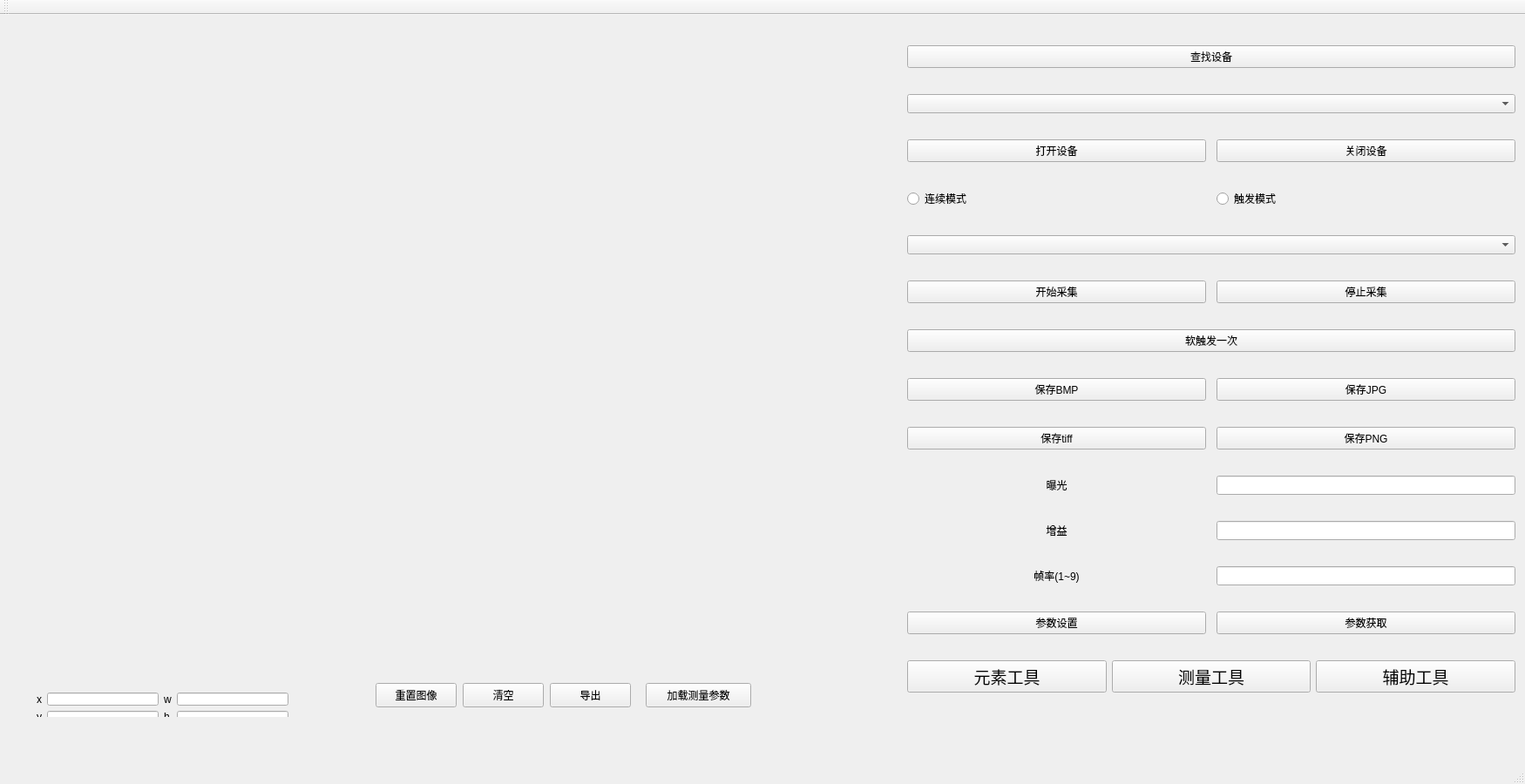
<?xml version="1.0" encoding="UTF-8"?>
<ui version="4.0">
 <class>QtWidgetsApplication1Class</class>
 <widget class="QMainWindow" name="QtWidgetsApplication1Class">
  <property name="geometry">
   <rect>
    <x>0</x>
    <y>0</y>
    <width>1750</width>
    <height>900</height>
   </rect>
  </property>
  <property name="windowTitle">
   <string>Machine Vision</string>
  </property>
  <property name="windowIcon">
   <iconset resource="QtWidgetsApplication1.qrc">
    <normaloff>:/QtWidgetsApplication1/res/8114/r9.ico</normaloff>:/QtWidgetsApplication1/res/8114/r9.ico</iconset>
  </property>
  <widget class="QWidget" name="centralWidget">
   <layout class="QGridLayout" name="gridLayout_2">
    <item row="1" column="0">
     <layout class="QGridLayout" name="photo_layout">
      <item row="0" column="0">
       <widget class="QLabel" name="Show_label">
        <property name="enabled">
         <bool>true</bool>
        </property>
        <property name="minimumSize">
         <size>
          <width>1024</width>
          <height>750</height>
         </size>
        </property>
        <property name="maximumSize">
         <size>
          <width>1024</width>
          <height>750</height>
         </size>
        </property>
        <property name="text">
         <string/>
        </property>
       </widget>
      </item>
     </layout>
    </item>
    <item row="2" column="0">
     <widget class="QWidget" name="Rect_info_widget" native="true">
      <widget class="QWidget" name="layoutWidget">
       <property name="geometry">
        <rect>
         <x>20</x>
         <y>0</y>
         <width>311</width>
         <height>57</height>
        </rect>
       </property>
       <layout class="QGridLayout" name="Rect_info">
        <item row="0" column="0">
         <widget class="QLabel" name="Rect_x">
          <property name="text">
           <string>x</string>
          </property>
         </widget>
        </item>
        <item row="0" column="1">
         <widget class="QLineEdit" name="lineEdit_start_x">
          <property name="sizePolicy">
           <sizepolicy hsizetype="Expanding" vsizetype="Fixed">
            <horstretch>0</horstretch>
            <verstretch>0</verstretch>
           </sizepolicy>
          </property>
         </widget>
        </item>
        <item row="0" column="2">
         <widget class="QLabel" name="Rect_w">
          <property name="text">
           <string>w</string>
          </property>
         </widget>
        </item>
        <item row="0" column="3">
         <widget class="QLineEdit" name="lineEdit_size_w"/>
        </item>
        <item row="1" column="0">
         <widget class="QLabel" name="Rect_y">
          <property name="text">
           <string>y</string>
          </property>
         </widget>
        </item>
        <item row="1" column="1">
         <widget class="QLineEdit" name="lineEdit_start_y"/>
        </item>
        <item row="1" column="2">
         <widget class="QLabel" name="Rect_h">
          <property name="text">
           <string>h</string>
          </property>
         </widget>
        </item>
        <item row="1" column="3">
         <widget class="QLineEdit" name="lineEdit_size_h"/>
        </item>
       </layout>
      </widget>
      <widget class="QPushButton" name="Preset_Btn">
       <property name="geometry">
        <rect>
         <x>420</x>
         <y>0</y>
         <width>93</width>
         <height>28</height>
        </rect>
       </property>
       <property name="text">
        <string>重置图像</string>
       </property>
      </widget>
      <widget class="QPushButton" name="clear_Btn">
       <property name="geometry">
        <rect>
         <x>520</x>
         <y>0</y>
         <width>93</width>
         <height>28</height>
        </rect>
       </property>
       <property name="text">
        <string>清空</string>
       </property>
      </widget>
      <widget class="QPushButton" name="log_Btn">
       <property name="geometry">
        <rect>
         <x>620</x>
         <y>0</y>
         <width>93</width>
         <height>28</height>
        </rect>
       </property>
       <property name="text">
        <string>导出</string>
       </property>
      </widget>
      <widget class="QPushButton" name="LoadPara_Btn">
       <property name="geometry">
        <rect>
         <x>730</x>
         <y>0</y>
         <width>121</width>
         <height>28</height>
        </rect>
       </property>
       <property name="text">
        <string>加载测量参数</string>
       </property>
      </widget>
     </widget>
    </item>
    <item row="3" column="1">
     <widget class="QWidget" name="measure_widget" native="true">
      <property name="sizePolicy">
       <sizepolicy hsizetype="Expanding" vsizetype="Preferred">
        <horstretch>0</horstretch>
        <verstretch>0</verstretch>
       </sizepolicy>
      </property>
      <widget class="QWidget" name="layoutWidget">
       <property name="geometry">
        <rect>
         <x>0</x>
         <y>0</y>
         <width>701</width>
         <height>331</height>
        </rect>
       </property>
       <layout class="QVBoxLayout" name="verticalLayout_2">
        <item>
         <layout class="QHBoxLayout" name="horizontalLayout_10">
          <property name="topMargin">
           <number>80</number>
          </property>
          <item>
           <widget class="QPushButton" name="linlindis_Btn">
            <property name="text">
             <string>线-线距离</string>
            </property>
           </widget>
          </item>
          <item>
           <widget class="QPushButton" name="ptlindis_Btn">
            <property name="text">
             <string>线-点距离</string>
            </property>
           </widget>
          </item>
          <item>
           <widget class="QPushButton" name="ptptdis_Btn">
            <property name="text">
             <string>点-点距离</string>
            </property>
           </widget>
          </item>
          <item>
           <widget class="QPushButton" name="circirdis_Btn">
            <property name="text">
             <string>圆-圆距离</string>
            </property>
           </widget>
          </item>
         </layout>
        </item>
        <item>
         <layout class="QHBoxLayout" name="horizontalLayout_11">
          <property name="topMargin">
           <number>80</number>
          </property>
          <item>
           <widget class="QPushButton" name="radius_Btn">
            <property name="text">
             <string>半径</string>
            </property>
           </widget>
          </item>
          <item>
           <widget class="QPushButton" name="diameter_Btn">
            <property name="text">
             <string>直径</string>
            </property>
           </widget>
          </item>
          <item>
           <widget class="QPushButton" name="arcAngle_Btn">
            <property name="text">
             <string>圆弧角度</string>
            </property>
           </widget>
          </item>
          <item>
           <widget class="QPushButton" name="linlinAngle_Btn">
            <property name="text">
             <string>线线角度</string>
            </property>
           </widget>
          </item>
         </layout>
        </item>
       </layout>
      </widget>
     </widget>
    </item>
    <item row="1" column="1" rowspan="2" colspan="5">
     <layout class="QGridLayout" name="DeviceInitialize">
      <item row="1" column="0" colspan="3">
       <widget class="QComboBox" name="m_ctrlDeviceCombo"/>
      </item>
      <item row="14" column="0">
       <widget class="QPushButton" name="SetParameter_Btn">
        <property name="text">
         <string>参数设置</string>
        </property>
       </widget>
      </item>
      <item row="9" column="2">
       <widget class="QPushButton" name="SavePNG_Btn">
        <property name="text">
         <string>保存PNG</string>
        </property>
       </widget>
      </item>
      <item row="8" column="0">
       <widget class="QPushButton" name="SaveBMP_Btn">
        <property name="text">
         <string>保存BMP</string>
        </property>
       </widget>
      </item>
      <item row="14" column="2">
       <widget class="QPushButton" name="GetParameter_Btn">
        <property name="text">
         <string>参数获取</string>
        </property>
       </widget>
      </item>
      <item row="2" column="2">
       <widget class="QPushButton" name="CloseDevice_Btn">
        <property name="text">
         <string>关闭设备</string>
        </property>
       </widget>
      </item>
      <item row="8" column="2">
       <widget class="QPushButton" name="SaveJPG_Btn">
        <property name="text">
         <string>保存JPG</string>
        </property>
       </widget>
      </item>
      <item row="11" column="0">
       <widget class="QLabel" name="label">
        <property name="sizePolicy">
         <sizepolicy hsizetype="Expanding" vsizetype="Preferred">
          <horstretch>0</horstretch>
          <verstretch>0</verstretch>
         </sizepolicy>
        </property>
        <property name="contextMenuPolicy">
         <enum>Qt::NoContextMenu</enum>
        </property>
        <property name="layoutDirection">
         <enum>Qt::LeftToRight</enum>
        </property>
        <property name="text">
         <string>曝光</string>
        </property>
        <property name="alignment">
         <set>Qt::AlignCenter</set>
        </property>
       </widget>
      </item>
      <item row="12" column="0">
       <widget class="QLabel" name="label_2">
        <property name="sizePolicy">
         <sizepolicy hsizetype="Expanding" vsizetype="Preferred">
          <horstretch>0</horstretch>
          <verstretch>0</verstretch>
         </sizepolicy>
        </property>
        <property name="text">
         <string>增益</string>
        </property>
        <property name="alignment">
         <set>Qt::AlignCenter</set>
        </property>
       </widget>
      </item>
      <item row="3" column="0">
       <widget class="QRadioButton" name="CtnMode_Btn">
        <property name="text">
         <string>连续模式</string>
        </property>
       </widget>
      </item>
      <item row="2" column="0">
       <widget class="QPushButton" name="OpenDevice_Btn">
        <property name="text">
         <string>打开设备</string>
        </property>
       </widget>
      </item>
      <item row="5" column="2">
       <widget class="QPushButton" name="StopGrabbing_Btn">
        <property name="text">
         <string>停止采集</string>
        </property>
       </widget>
      </item>
      <item row="15" column="0" colspan="3">
       <layout class="QGridLayout" name="gridLayout">
        <item row="0" column="1">
         <widget class="QPushButton" name="measure_Button">
          <property name="font">
           <font>
            <family>Agency FB</family>
            <pointsize>14</pointsize>
           </font>
          </property>
          <property name="text">
           <string>测量工具</string>
          </property>
         </widget>
        </item>
        <item row="0" column="0">
         <widget class="QPushButton" name="element_Button">
          <property name="font">
           <font>
            <family>Agency FB</family>
            <pointsize>14</pointsize>
           </font>
          </property>
          <property name="text">
           <string>元素工具</string>
          </property>
         </widget>
        </item>
        <item row="0" column="2">
         <widget class="QPushButton" name="assist_Button">
          <property name="font">
           <font>
            <family>Agency FB</family>
            <pointsize>14</pointsize>
           </font>
          </property>
          <property name="text">
           <string>辅助工具</string>
          </property>
         </widget>
        </item>
        <item row="1" column="0" colspan="3">
         <layout class="QGridLayout" name="option_Layout"/>
        </item>
       </layout>
      </item>
      <item row="0" column="0" colspan="3">
       <widget class="QPushButton" name="FindDevice_Btn">
        <property name="text">
         <string>查找设备</string>
        </property>
       </widget>
      </item>
      <item row="13" column="0">
       <widget class="QLabel" name="label_3">
        <property name="sizePolicy">
         <sizepolicy hsizetype="Expanding" vsizetype="Preferred">
          <horstretch>0</horstretch>
          <verstretch>0</verstretch>
         </sizepolicy>
        </property>
        <property name="text">
         <string>帧率(1~9)</string>
        </property>
        <property name="textFormat">
         <enum>Qt::AutoText</enum>
        </property>
        <property name="alignment">
         <set>Qt::AlignCenter</set>
        </property>
       </widget>
      </item>
      <item row="5" column="0">
       <widget class="QPushButton" name="StartGrabbing_Btn">
        <property name="text">
         <string>开始采集</string>
        </property>
       </widget>
      </item>
      <item row="3" column="2">
       <widget class="QRadioButton" name="TriggerMode_Btn">
        <property name="text">
         <string>触发模式</string>
        </property>
       </widget>
      </item>
      <item row="13" column="2">
       <widget class="QLineEdit" name="FrameEdit"/>
      </item>
      <item row="12" column="2">
       <widget class="QLineEdit" name="GainEdit"/>
      </item>
      <item row="11" column="2">
       <widget class="QLineEdit" name="ExposureEdit"/>
      </item>
      <item row="9" column="0">
       <widget class="QPushButton" name="SaveTIFF_Btn">
        <property name="text">
         <string>保存tiff</string>
        </property>
       </widget>
      </item>
      <item row="4" column="0" colspan="3">
       <widget class="QComboBox" name="TriggerSrc_Btn"/>
      </item>
      <item row="7" column="0" colspan="3">
       <widget class="QPushButton" name="SoftTrigger_Btn">
        <property name="text">
         <string>软触发一次</string>
        </property>
       </widget>
      </item>
     </layout>
    </item>
    <item row="3" column="5">
     <widget class="QWidget" name="element_widget" native="true">
      <property name="enabled">
       <bool>true</bool>
      </property>
      <property name="sizePolicy">
       <sizepolicy hsizetype="Expanding" vsizetype="Preferred">
        <horstretch>0</horstretch>
        <verstretch>0</verstretch>
       </sizepolicy>
      </property>
      <widget class="QWidget" name="layoutWidget">
       <property name="geometry">
        <rect>
         <x>0</x>
         <y>0</y>
         <width>691</width>
         <height>361</height>
        </rect>
       </property>
       <layout class="QVBoxLayout" name="verticalLayout">
        <item>
         <layout class="QHBoxLayout" name="horizontalLayout">
          <property name="topMargin">
           <number>40</number>
          </property>
          <item>
           <widget class="QPushButton" name="line_Btn">
            <property name="text">
             <string>直线</string>
            </property>
           </widget>
          </item>
          <item>
           <widget class="QPushButton" name="peaklin_Btn">
            <property name="text">
             <string>峰值线</string>
            </property>
           </widget>
          </item>
          <item>
           <widget class="QPushButton" name="ctrlin_Btn">
            <property name="text">
             <string>中心线</string>
            </property>
           </widget>
          </item>
          <item>
           <widget class="QPushButton" name="circle_Btn">
            <property name="text">
             <string>圆</string>
            </property>
           </widget>
          </item>
         </layout>
        </item>
        <item>
         <layout class="QHBoxLayout" name="horizontalLayout_2">
          <property name="topMargin">
           <number>40</number>
          </property>
          <item>
           <widget class="QPushButton" name="arc_Btn">
            <property name="text">
             <string>圆弧</string>
            </property>
           </widget>
          </item>
          <item>
           <widget class="QPushButton" name="intersection_Btn">
            <property name="text">
             <string>直线交点</string>
            </property>
           </widget>
          </item>
          <item>
           <widget class="QPushButton" name="cirlintan_Btn">
            <property name="text">
             <string>圆-线切点</string>
            </property>
           </widget>
          </item>
          <item>
           <widget class="QPushButton" name="circirtan_Btn">
            <property name="text">
             <string>圆-圆切点</string>
            </property>
           </widget>
          </item>
         </layout>
        </item>
        <item>
         <layout class="QHBoxLayout" name="horizontalLayout_3">
          <property name="topMargin">
           <number>40</number>
          </property>
          <item>
           <widget class="QPushButton" name="arcmid_Btn">
            <property name="text">
             <string>圆弧中点</string>
            </property>
           </widget>
          </item>
          <item>
           <widget class="QPushButton" name="linmid_Btn">
            <property name="text">
             <string>线段中点</string>
            </property>
           </widget>
          </item>
          <item>
           <widget class="QPushButton" name="customArc_Btn">
            <property name="text">
             <string>自定义圆弧</string>
            </property>
           </widget>
          </item>
         </layout>
        </item>
       </layout>
      </widget>
     </widget>
    </item>
    <item row="3" column="0">
     <widget class="QWidget" name="assist_widget" native="true">
      <property name="enabled">
       <bool>true</bool>
      </property>
      <property name="sizePolicy">
       <sizepolicy hsizetype="Expanding" vsizetype="Preferred">
        <horstretch>0</horstretch>
        <verstretch>0</verstretch>
       </sizepolicy>
      </property>
      <widget class="QWidget" name="layoutWidget">
       <property name="geometry">
        <rect>
         <x>0</x>
         <y>20</y>
         <width>691</width>
         <height>181</height>
        </rect>
       </property>
       <layout class="QHBoxLayout" name="horizontalLayout_12">
        <property name="topMargin">
         <number>0</number>
        </property>
        <item>
         <widget class="QPushButton" name="chamfer_Btn">
          <property name="text">
           <string>倒角</string>
          </property>
         </widget>
        </item>
        <item>
         <widget class="QPushButton" name="perpendicularity_Btn">
          <property name="text">
           <string>垂直度</string>
          </property>
         </widget>
        </item>
        <item>
         <widget class="QPushButton" name="roundness_Btn">
          <property name="text">
           <string>圆度</string>
          </property>
         </widget>
        </item>
       </layout>
      </widget>
      <widget class="QWidget" name="layoutWidget_2">
       <property name="geometry">
        <rect>
         <x>0</x>
         <y>210</y>
         <width>691</width>
         <height>181</height>
        </rect>
       </property>
       <layout class="QHBoxLayout" name="horizontalLayout_13">
        <property name="topMargin">
         <number>0</number>
        </property>
        <item>
         <widget class="QPushButton" name="parallelism_Btn">
          <property name="text">
           <string>平行度</string>
          </property>
         </widget>
        </item>
        <item>
         <widget class="QPushButton" name="axiality_Btn">
          <property name="text">
           <string>同轴度</string>
          </property>
         </widget>
        </item>
        <item>
         <widget class="QPushButton" name="taper_Btn">
          <property name="text">
           <string>锥度</string>
          </property>
         </widget>
        </item>
       </layout>
      </widget>
     </widget>
    </item>
   </layout>
  </widget>
  <widget class="QToolBar" name="mainToolBar">
   <attribute name="toolBarArea">
    <enum>TopToolBarArea</enum>
   </attribute>
   <attribute name="toolBarBreak">
    <bool>false</bool>
   </attribute>
  </widget>
  <widget class="QStatusBar" name="statusBar"/>
  <widget class="QMenuBar" name="menuBar">
   <property name="geometry">
    <rect>
     <x>0</x>
     <y>0</y>
     <width>1750</width>
     <height>26</height>
    </rect>
   </property>
  </widget>
  <action name="actionopen">
   <property name="text">
    <string>Open</string>
   </property>
  </action>
 </widget>
 <layoutdefault spacing="6" margin="11"/>
 <resources>
  <include location="QtWidgetsApplication1.qrc"/>
 </resources>
 <connections>
  <connection>
   <sender>element_Button</sender>
   <signal>clicked()</signal>
   <receiver>assist_widget</receiver>
   <slot>hide()</slot>
   <hints>
    <hint type="sourcelabel">
     <x>570</x>
     <y>370</y>
    </hint>
    <hint type="destinationlabel">
     <x>839</x>
     <y>949</y>
    </hint>
   </hints>
  </connection>
  <connection>
   <sender>assist_Button</sender>
   <signal>clicked()</signal>
   <receiver>element_widget</receiver>
   <slot>hide()</slot>
   <hints>
    <hint type="sourcelabel">
     <x>990</x>
     <y>370</y>
    </hint>
    <hint type="destinationlabel">
     <x>290</x>
     <y>930</y>
    </hint>
   </hints>
  </connection>
  <connection>
   <sender>measure_Button</sender>
   <signal>clicked()</signal>
   <receiver>element_widget</receiver>
   <slot>hide()</slot>
   <hints>
    <hint type="sourcelabel">
     <x>780</x>
     <y>370</y>
    </hint>
    <hint type="destinationlabel">
     <x>290</x>
     <y>930</y>
    </hint>
   </hints>
  </connection>
  <connection>
   <sender>measure_Button</sender>
   <signal>clicked()</signal>
   <receiver>assist_widget</receiver>
   <slot>hide()</slot>
   <hints>
    <hint type="sourcelabel">
     <x>780</x>
     <y>370</y>
    </hint>
    <hint type="destinationlabel">
     <x>839</x>
     <y>949</y>
    </hint>
   </hints>
  </connection>
  <connection>
   <sender>element_Button</sender>
   <signal>clicked()</signal>
   <receiver>measure_widget</receiver>
   <slot>hide()</slot>
   <hints>
    <hint type="sourcelabel">
     <x>570</x>
     <y>370</y>
    </hint>
    <hint type="destinationlabel">
     <x>820</x>
     <y>565</y>
    </hint>
   </hints>
  </connection>
  <connection>
   <sender>assist_Button</sender>
   <signal>clicked()</signal>
   <receiver>measure_widget</receiver>
   <slot>hide()</slot>
   <hints>
    <hint type="sourcelabel">
     <x>1060</x>
     <y>500</y>
    </hint>
    <hint type="destinationlabel">
     <x>1300</x>
     <y>215</y>
    </hint>
   </hints>
  </connection>
  <connection>
   <sender>element_Button</sender>
   <signal>clicked()</signal>
   <receiver>element_widget</receiver>
   <slot>show()</slot>
   <hints>
    <hint type="sourcelabel">
     <x>570</x>
     <y>370</y>
    </hint>
    <hint type="destinationlabel">
     <x>290</x>
     <y>930</y>
    </hint>
   </hints>
  </connection>
  <connection>
   <sender>assist_Button</sender>
   <signal>clicked()</signal>
   <receiver>assist_widget</receiver>
   <slot>show()</slot>
   <hints>
    <hint type="sourcelabel">
     <x>990</x>
     <y>370</y>
    </hint>
    <hint type="destinationlabel">
     <x>839</x>
     <y>949</y>
    </hint>
   </hints>
  </connection>
  <connection>
   <sender>measure_Button</sender>
   <signal>clicked()</signal>
   <receiver>measure_widget</receiver>
   <slot>show()</slot>
   <hints>
    <hint type="sourcelabel">
     <x>780</x>
     <y>370</y>
    </hint>
    <hint type="destinationlabel">
     <x>820</x>
     <y>565</y>
    </hint>
   </hints>
  </connection>
 </connections>
</ui>
